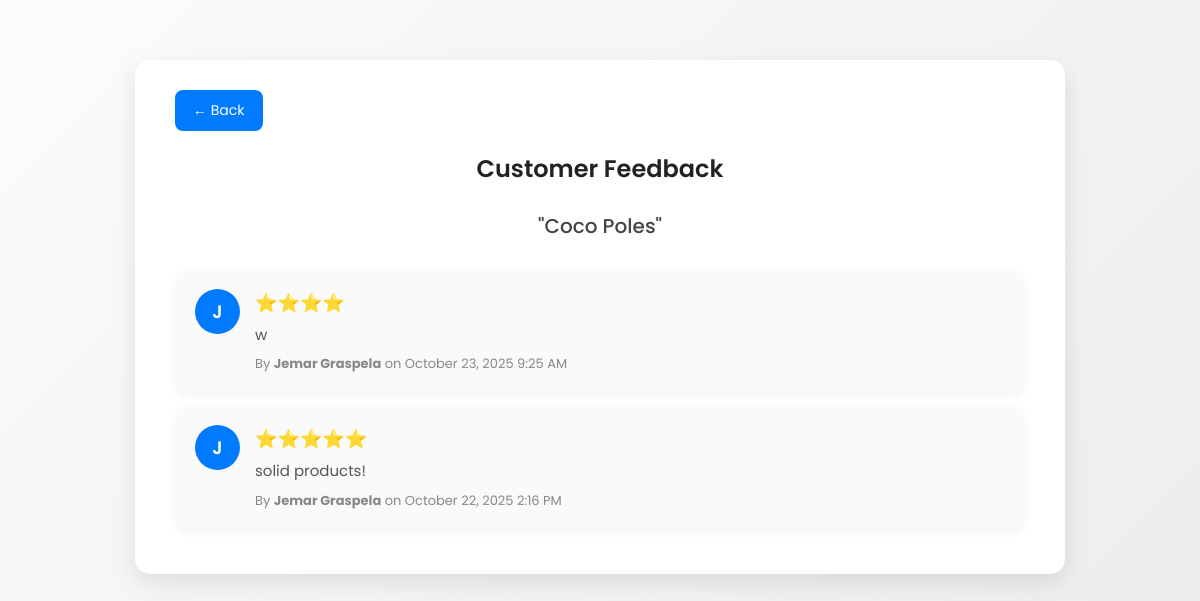
The app's page /view_feedback.php?product_id=4 with its own data.
### tables this page shows
CREATE TABLE `products` (
  `id` int(11) NOT NULL,
  `name` varchar(100) NOT NULL,
  `price` decimal(10,2) NOT NULL CHECK (`price` >= 0),
  `stock` int(11) NOT NULL CHECK (`stock` >= 0 and `stock` <= 1000),
  `image` varchar(255) DEFAULT NULL,
  `is_featured` tinyint(1) DEFAULT 0,
  `is_archived` tinyint(1) NOT NULL DEFAULT 0,
  `created_at` timestamp NOT NULL DEFAULT current_timestamp(),
  `updated_at` timestamp NOT NULL DEFAULT current_timestamp() ON UPDATE current_timestamp()
);

CREATE TABLE `feedback` (
  `id` int(11) NOT NULL,
  `order_id` int(11) DEFAULT NULL,
  `user_id` int(11) NOT NULL,
  `rating` int(11) DEFAULT NULL,
  `product_id` int(11) NOT NULL,
  `stars` int(11) NOT NULL,
  `comment` text DEFAULT NULL,
  `created_at` timestamp NOT NULL DEFAULT current_timestamp()
);

CREATE TABLE `users` (
  `id` int(11) NOT NULL,
  `name` varchar(100) DEFAULT NULL,
  `surname` varchar(100) DEFAULT NULL,
  `username` varchar(50) NOT NULL,
  `password` varchar(255) NOT NULL,
  `cp_number` varchar(20) DEFAULT NULL,
  `address` varchar(255) DEFAULT NULL,
  `role` enum('admin','customer') NOT NULL,
  `status` enum('active','inactive') DEFAULT 'active',
  `created_at` timestamp NOT NULL DEFAULT current_timestamp(),
  `email` varchar(100) NOT NULL
);

### view_feedback.php (the view, shortened to what this page needs)
<?php
include '../db.php';
$product_id = intval($_GET['product_id']);
$product = $conn->query("SELECT * FROM products WHERE id=$product_id")->fetch_assoc();
$feedbacks = $conn->query("SELECT f.*, u.username FROM feedback f
                           JOIN users u ON f.user_id=u.id
                           WHERE product_id=$product_id ORDER BY f.created_at DESC");
?>
<!DOCTYPE html>
<html lang="en">
<head>
</head>
<body>
<div class="container">
    <a href="../customer/products_customer.php" class="back-btn">← Back</a>
    <div class="product-header">
        <h2>Customer Feedback</h2>
        <h3>"<?php echo htmlspecialchars($product['name']); ?>"</h3>
    </div>
    <?php if ($feedbacks->num_rows == 0): ?>
        <div class="no-feedback">
            <p>No feedback yet for this product.</p>
        </div>
    <?php else: ?>
        <?php while ($fb = $feedbacks->fetch_assoc()): ?>
            <div class="feedback">
                <div class="avatar">
                    <?php echo strtoupper(substr($fb['username'], 0, 1)); ?>
                </div>
                <div class="feedback-content">
                    <div class="stars"><?php echo str_repeat('⭐', $fb['rating']); ?></div>
                    <p><?php echo htmlspecialchars($fb['comment']); ?></p>
                    <small>By <strong><?php echo htmlspecialchars($fb['username']); ?></strong> on <?php echo date("F j, Y g:i A", strtotime($fb['created_at'])); ?></small>
                </div>
            </div>
        <?php endwhile; ?>
    <?php endif; ?>
</div>
</body>
</html>

### view_feedback.php (style rules this page uses)
body { font-family: 'Poppins', sans-serif; background: linear-gradient(135deg, #fdfbfb 0%, #ebedee 100%); margin: 0; padding: 0; color: #333; }
.container { max-width: 850px; margin: 60px auto; background: #fff; border-radius: 15px; padding: 30px 40px; box-shadow: 0 8px 25px rgba(0,0,0,0.1); position: relative; }
h2 { text-align: center; margin-bottom: 25px; font-weight: 600; color: #222; }
.back-btn { display: inline-block; text-decoration: none; color: #fff; background: #007bff; padding: 10px 18px; border-radius: 8px; font-size: 14px; transition: 0.3s; }
.feedback { display: flex; align-items: flex-start; gap: 15px; background: #fafafa; border-radius: 12px; padding: 18px 20px; margin-bottom: 15px; box-shadow: 0 3px 10px rgba(0,0,0,0.05); transition: transform 0.2s; }
.avatar { width: 45px; height: 45px; border-radius: 50%; background: #007bff; color: white; display: flex; align-items: center; justify-content: center; font-weight: 600; font-size: 18px; }
.feedback-content { flex: 1; }
.feedback .stars { color: #FFD700; font-size: 18px; margin-bottom: 8px; }
.feedback p { margin: 0; font-size: 15px; color: #555; line-height: 1.5; }
.feedback small { display: block; margin-top: 8px; font-size: 13px; color: #888; }
.product-header { text-align: center; margin-bottom: 30px; }
.product-header h3 { font-size: 20px; color: #444; font-weight: 500; }

### records on screen
products: name "Coco Poles"
feedback: user.username "J", rating "⭐⭐⭐⭐", comment "w", user.username "Jemar Graspela", created_at "October 23, 2025 9:25 AM"
feedback: user.username "J", rating "⭐⭐⭐⭐⭐", comment "solid products!", user.username "Jemar Graspela", created_at "October 22, 2025 2:16 PM"
